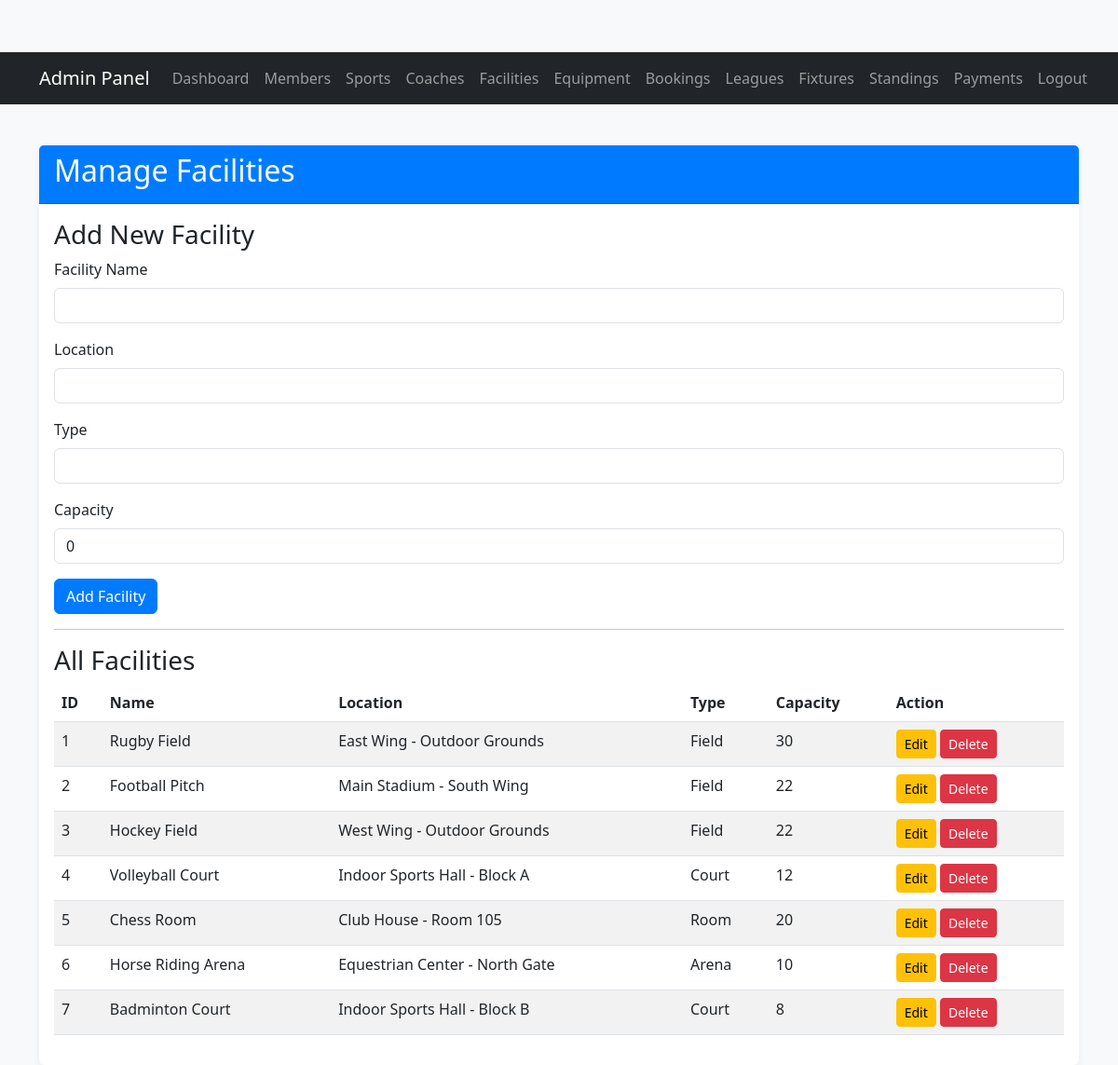
Screenshot of /admin/manage_facilities.php (signed in) with the database file from the repository.
### tables this page shows
CREATE TABLE IF NOT EXISTS `facilities` (
    `facility_id` INT AUTO_INCREMENT PRIMARY KEY,
    `name` VARCHAR(100) NOT NULL UNIQUE,
    `location` VARCHAR(255),
    `type` VARCHAR(100),
    `capacity` INT
);

### admin/manage_facilities.php (the view, shortened to what this page needs)
<?php
include_once("../includes/admin_header.php");
require_once "../config/db_connect.php";
$name = $location = $type = "";
$capacity = 0;
$name_err = $location_err = $type_err = $capacity_err = "";
$edit_mode = false;
$facilities = [];
$sql = "SELECT facility_id, name, location, type, capacity FROM facilities";
if ($result = $conn->query($sql)) {
    while ($row = $result->fetch_assoc()) {
        $facilities[] = $row;
    }
}
?>
<div class="row">
    <div class="col-md-12">
        <div class="card">
            <div class="card-header">
                <h2>Manage Facilities</h2>
            </div>
            <div class="card-body">
                <h3><?php echo ($edit_mode) ? "Edit Facility" : "Add New Facility"; ?></h3>
                <form action="<?php echo htmlspecialchars($_SERVER["PHP_SELF"]); ?>" method="post">
                    <div class="mb-3">
                        <label for="name" class="form-label">Facility Name</label>
                        <input type="text" name="name" id="name" class="form-control <?php echo (!empty($name_err)) ? 'is-invalid' : ''; ?>" value="<?php echo htmlspecialchars($name); ?>">
                    </div>
                    <div class="mb-3">
                        <label for="location" class="form-label">Location</label>
                        <input type="text" name="location" id="location" class="form-control <?php echo (!empty($location_err)) ? 'is-invalid' : ''; ?>" value="<?php echo htmlspecialchars($location); ?>">
                    </div>
                    <div class="mb-3">
                        <label for="type" class="form-label">Type</label>
                        <input type="text" name="type" id="type" class="form-control <?php echo (!empty($type_err)) ? 'is-invalid' : ''; ?>" value="<?php echo htmlspecialchars($type); ?>">
                    </div>
                    <div class="mb-3">
                        <label for="capacity" class="form-label">Capacity</label>
                        <input type="number" name="capacity" id="capacity" class="form-control <?php echo (!empty($capacity_err)) ? 'is-invalid' : ''; ?>" value="<?php echo htmlspecialchars($capacity); ?>">
                    </div>
                    <button type="submit" class="btn btn-primary"><?php echo ($edit_mode) ? "Update Facility" : "Add Facility"; ?></button>
                </form>
                <hr>
                <h3>All Facilities</h3>
                <table class="table table-striped table-hover">
                    <thead>
                        <tr>
                            <th>ID</th>
                            <th>Name</th>
                            <th>Location</th>
                            <th>Type</th>
                            <th>Capacity</th>
                            <th>Action</th>
                        </tr>
                    </thead>
                    <tbody>
                        <?php if (count($facilities) > 0): ?>
                            <?php foreach ($facilities as $facility): ?>
                                <tr>
                                    <td><?php echo htmlspecialchars($facility["facility_id"]); ?></td>
                                    <td><?php echo htmlspecialchars($facility["name"]); ?></td>
                                    <td><?php echo htmlspecialchars($facility["location"]); ?></td>
                                    <td><?php echo htmlspecialchars($facility["type"]); ?></td>
                                    <td><?php echo htmlspecialchars($facility["capacity"]); ?></td>
                                    <td>
                                        <a href="manage_facilities.php?action=edit&id=<?php echo $facility["facility_id"]; ?>" class="btn btn-warning btn-sm">Edit</a>
                                        <a href="manage_facilities.php?action=delete&id=<?php echo $facility["facility_id"]; ?>" class="btn btn-danger btn-sm" onclick="return confirm('Are you sure you want to delete this facility?');">Delete</a>
                                    </td>
                                </tr>
                            <?php endforeach; ?>
                        <?php else: ?>
                            <tr>
                                <td colspan="6">No facilities found.</td>
                            </tr>
                        <?php endif; ?>
                    </tbody>
                </table>
            </div>
        </div>
    </div>
</div>
<?php
include_once("../includes/footer.php");
?>

### public/css/style.css (style rules this page uses)
body { padding-top: 56px; background-color: #f8f9fa; }
.card { margin-top: 20px; border: none; box-shadow: 0 4px 8px rgba(0,0,0,.05); }
.card-header { background-color: #007bff; color: white; font-weight: bold; }
.btn-primary { background-color: #007bff; border-color: #007bff; }

### rows the page displays
facilities: facility_id "1", name "Rugby Field", location "East Wing - Outdoor Grounds", type "Field", capacity "30"
facilities: facility_id "2", name "Football Pitch", location "Main Stadium - South Wing", type "Field", capacity "22"
facilities: facility_id "3", name "Hockey Field", location "West Wing - Outdoor Grounds", type "Field", capacity "22"
facilities: facility_id "4", name "Volleyball Court", location "Indoor Sports Hall - Block A", type "Court", capacity "12"
facilities: facility_id "5", name "Chess Room", location "Club House - Room 105", type "Room", capacity "20"
facilities: facility_id "6", name "Horse Riding Arena", location "Equestrian Center - North Gate", type "Arena", capacity "10"
facilities: facility_id "7", name "Badminton Court", location "Indoor Sports Hall - Block B", type "Court", capacity "8"
